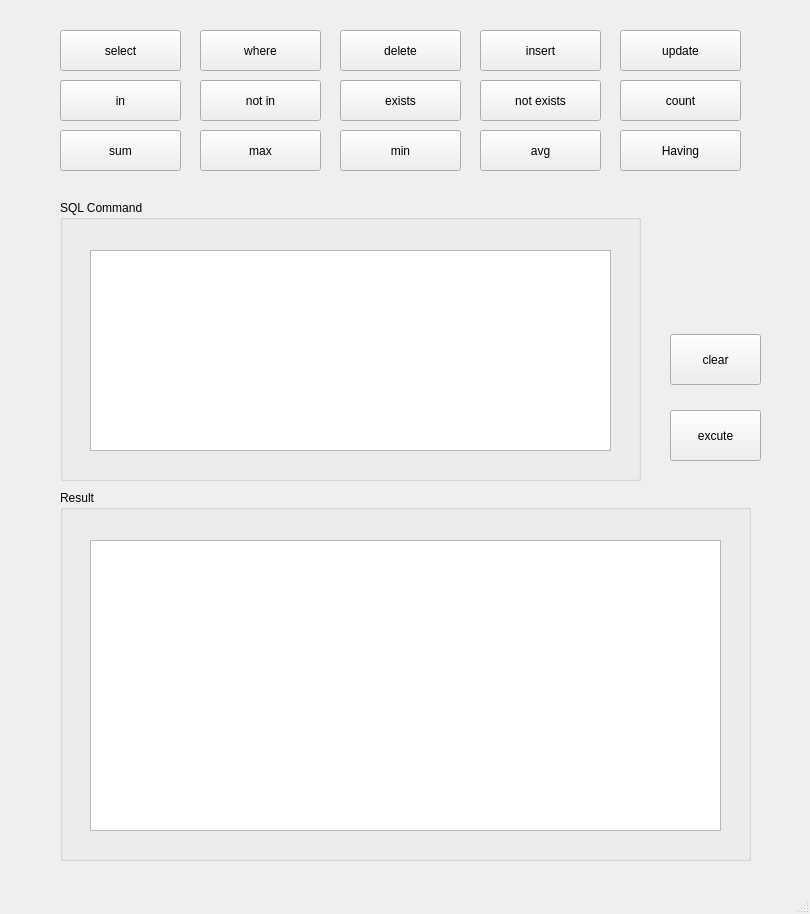
<?xml version="1.0" encoding="UTF-8"?>
<ui version="4.0">
 <class>MainWindow</class>
 <widget class="QMainWindow" name="MainWindow">
  <property name="geometry">
   <rect>
    <x>0</x>
    <y>0</y>
    <width>810</width>
    <height>914</height>
   </rect>
  </property>
  <property name="windowTitle">
   <string>MainWindow</string>
  </property>
  <widget class="QWidget" name="centralwidget">
   <widget class="QPushButton" name="exe_btn">
    <property name="geometry">
     <rect>
      <x>670</x>
      <y>410</y>
      <width>91</width>
      <height>51</height>
     </rect>
    </property>
    <property name="text">
     <string>excute</string>
    </property>
   </widget>
   <widget class="QPushButton" name="select_btn">
    <property name="geometry">
     <rect>
      <x>60</x>
      <y>30</y>
      <width>121</width>
      <height>41</height>
     </rect>
    </property>
    <property name="text">
     <string>select</string>
    </property>
   </widget>
   <widget class="QGroupBox" name="groupBox">
    <property name="geometry">
     <rect>
      <x>60</x>
      <y>490</y>
      <width>691</width>
      <height>371</height>
     </rect>
    </property>
    <property name="title">
     <string>Result</string>
    </property>
    <widget class="QTableWidget" name="output">
     <property name="geometry">
      <rect>
       <x>30</x>
       <y>50</y>
       <width>631</width>
       <height>291</height>
      </rect>
     </property>
     <property name="rowCount">
      <number>0</number>
     </property>
     <property name="columnCount">
      <number>0</number>
     </property>
     <attribute name="horizontalHeaderVisible">
      <bool>true</bool>
     </attribute>
    </widget>
   </widget>
   <widget class="QGroupBox" name="groupBox_2">
    <property name="geometry">
     <rect>
      <x>60</x>
      <y>200</y>
      <width>581</width>
      <height>281</height>
     </rect>
    </property>
    <property name="title">
     <string>SQL Command</string>
    </property>
    <widget class="QTextEdit" name="input">
     <property name="geometry">
      <rect>
       <x>30</x>
       <y>50</y>
       <width>521</width>
       <height>201</height>
      </rect>
     </property>
     <property name="focusPolicy">
      <enum>Qt::ClickFocus</enum>
     </property>
     <property name="frameShadow">
      <enum>QFrame::Plain</enum>
     </property>
     <property name="html">
      <string>&lt;!DOCTYPE HTML PUBLIC &quot;-//W3C//DTD HTML 4.0//EN&quot; &quot;http://www.w3.org/TR/REC-html40/strict.dtd&quot;&gt;
&lt;html&gt;&lt;head&gt;&lt;meta name=&quot;qrichtext&quot; content=&quot;1&quot; /&gt;&lt;style type=&quot;text/css&quot;&gt;
p, li { white-space: pre-wrap; }
&lt;/style&gt;&lt;/head&gt;&lt;body style=&quot; font-family:'Ubuntu'; font-size:11pt; font-weight:400; font-style:normal;&quot;&gt;
&lt;p style=&quot;-qt-paragraph-type:empty; margin-top:0px; margin-bottom:0px; margin-left:0px; margin-right:0px; -qt-block-indent:0; text-indent:0px; font-family:'PMingLiU'; font-size:9pt;&quot;&gt;&lt;br /&gt;&lt;/p&gt;&lt;/body&gt;&lt;/html&gt;</string>
     </property>
    </widget>
   </widget>
   <widget class="QPushButton" name="clear_btn">
    <property name="geometry">
     <rect>
      <x>670</x>
      <y>334</y>
      <width>91</width>
      <height>51</height>
     </rect>
    </property>
    <property name="text">
     <string>clear</string>
    </property>
   </widget>
   <widget class="QPushButton" name="where_btn">
    <property name="geometry">
     <rect>
      <x>200</x>
      <y>30</y>
      <width>121</width>
      <height>41</height>
     </rect>
    </property>
    <property name="text">
     <string>where</string>
    </property>
   </widget>
   <widget class="QPushButton" name="delete_btn">
    <property name="geometry">
     <rect>
      <x>340</x>
      <y>30</y>
      <width>121</width>
      <height>41</height>
     </rect>
    </property>
    <property name="text">
     <string>delete</string>
    </property>
   </widget>
   <widget class="QPushButton" name="update_btn">
    <property name="geometry">
     <rect>
      <x>620</x>
      <y>30</y>
      <width>121</width>
      <height>41</height>
     </rect>
    </property>
    <property name="text">
     <string>update</string>
    </property>
   </widget>
   <widget class="QPushButton" name="insert_btn">
    <property name="geometry">
     <rect>
      <x>480</x>
      <y>30</y>
      <width>121</width>
      <height>41</height>
     </rect>
    </property>
    <property name="text">
     <string>insert</string>
    </property>
   </widget>
   <widget class="QPushButton" name="in_btn">
    <property name="geometry">
     <rect>
      <x>60</x>
      <y>80</y>
      <width>121</width>
      <height>41</height>
     </rect>
    </property>
    <property name="text">
     <string>in</string>
    </property>
   </widget>
   <widget class="QPushButton" name="not_in_btn">
    <property name="geometry">
     <rect>
      <x>200</x>
      <y>80</y>
      <width>121</width>
      <height>41</height>
     </rect>
    </property>
    <property name="text">
     <string>not in</string>
    </property>
   </widget>
   <widget class="QPushButton" name="exists_btn">
    <property name="geometry">
     <rect>
      <x>340</x>
      <y>80</y>
      <width>121</width>
      <height>41</height>
     </rect>
    </property>
    <property name="text">
     <string>exists</string>
    </property>
   </widget>
   <widget class="QPushButton" name="not_exists_btn">
    <property name="geometry">
     <rect>
      <x>480</x>
      <y>80</y>
      <width>121</width>
      <height>41</height>
     </rect>
    </property>
    <property name="text">
     <string>not exists</string>
    </property>
   </widget>
   <widget class="QPushButton" name="count_btn">
    <property name="geometry">
     <rect>
      <x>620</x>
      <y>80</y>
      <width>121</width>
      <height>41</height>
     </rect>
    </property>
    <property name="text">
     <string>count</string>
    </property>
   </widget>
   <widget class="QPushButton" name="sum_btn">
    <property name="geometry">
     <rect>
      <x>60</x>
      <y>130</y>
      <width>121</width>
      <height>41</height>
     </rect>
    </property>
    <property name="text">
     <string>sum</string>
    </property>
   </widget>
   <widget class="QPushButton" name="max_btn">
    <property name="geometry">
     <rect>
      <x>200</x>
      <y>130</y>
      <width>121</width>
      <height>41</height>
     </rect>
    </property>
    <property name="text">
     <string>max</string>
    </property>
   </widget>
   <widget class="QPushButton" name="min_btn">
    <property name="geometry">
     <rect>
      <x>340</x>
      <y>130</y>
      <width>121</width>
      <height>41</height>
     </rect>
    </property>
    <property name="text">
     <string>min</string>
    </property>
   </widget>
   <widget class="QPushButton" name="avg_btn">
    <property name="geometry">
     <rect>
      <x>480</x>
      <y>130</y>
      <width>121</width>
      <height>41</height>
     </rect>
    </property>
    <property name="text">
     <string>avg</string>
    </property>
   </widget>
   <widget class="QPushButton" name="having_btn">
    <property name="geometry">
     <rect>
      <x>620</x>
      <y>130</y>
      <width>121</width>
      <height>41</height>
     </rect>
    </property>
    <property name="text">
     <string>Having</string>
    </property>
   </widget>
  </widget>
  <widget class="QStatusBar" name="statusbar"/>
 </widget>
 <resources/>
 <connections/>
</ui>
